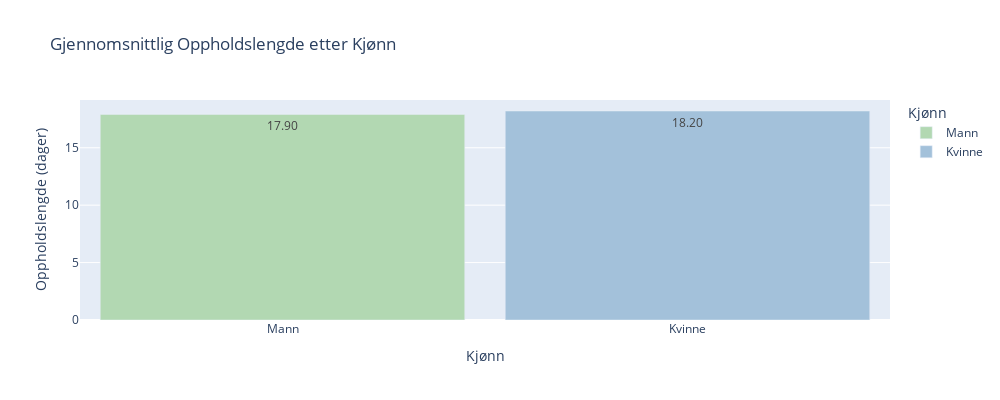

Notebook code for this chart:
### Code cell
#Gjennomsnittlig oppholdslengde etter kjønn.

combined_df = X_train.copy()
combined_df['oppholdslengde'] = y_train

# Beregn gjennomsnittlig oppholdslengde etter kjønn.
opphold_by_gender = combined_df.groupby(['kjønn_female']).agg({'oppholdslengde': 'mean'}).reset_index()
opphold_by_gender['Kjønn'] = opphold_by_gender['kjønn_female'].map({1: 'Kvinne', 0: 'Mann'})
opphold_by_gender['Gjennomsnittlig Oppholdslengde (dager)'] = round(opphold_by_gender['oppholdslengde'], 1)

# Visualiser som en barplot.
fig1 = px.bar(opphold_by_gender, 
              x='Kjønn', 
              y='Gjennomsnittlig Oppholdslengde (dager)',
              title='Gjennomsnittlig Oppholdslengde etter Kjønn',
              labels={'Gjennomsnittlig Oppholdslengde (dager)': 'Oppholdslengde (dager)', 'Kjønn': 'Kjønn'},
              color='Kjønn',
              color_discrete_map={"Kvinne": "#A3C1DA", "Mann": "#B2D8B2"},
              text='Gjennomsnittlig Oppholdslengde (dager)', 
              width=1000, height = 400)


fig1.update_traces(texttemplate='%{text:.2f}', textposition='inside')

fig1.update_layout(bargap=0.1)
fig1.show()

### Figure 1 — Plotly figure (JSON) as saved in the notebook; plotly's stock layout.template omitted (floating-point values rounded to 4 significant figures)
{"data": [{"alignmentgroup": "True", "hovertemplate": "Kjønn=%{x}<br>Oppholdslengde (dager)=%{text}<extra></extra>", "legendgroup": "Mann", "marker": {"color": "#B2D8B2", "pattern": {"shape": ""}}, "name": "Mann", "offsetgroup": "Mann", "orientation": "v", "showlegend": true, "text": [17.9], "textposition": "inside", "texttemplate": "%{text:.2f}", "type": "bar", "x": ["Mann"], "xaxis": "x", "y": [17.9], "yaxis": "y"}, {"alignmentgroup": "True", "hovertemplate": "Kjønn=%{x}<br>Oppholdslengde (dager)=%{text}<extra></extra>", "legendgroup": "Kvinne", "marker": {"color": "#A3C1DA", "pattern": {"shape": ""}}, "name": "Kvinne", "offsetgroup": "Kvinne", "orientation": "v", "showlegend": true, "text": [18.2], "textposition": "inside", "texttemplate": "%{text:.2f}", "type": "bar", "x": ["Kvinne"], "xaxis": "x", "y": [18.2], "yaxis": "y"}], "layout": {"bargap": 0.1, "barmode": "relative", "height": 400, "legend": {"title": {"text": "Kjønn"}, "tracegroupgap": 0}, "title": {"text": "Gjennomsnittlig Oppholdslengde etter Kjønn"}, "width": 1000, "xaxis": {"anchor": "y", "categoryarray": ["Mann", "Kvinne"], "categoryorder": "array", "domain": [0, 1], "title": {"text": "Kjønn"}}, "yaxis": {"anchor": "x", "domain": [0, 1], "title": {"text": "Oppholdslengde (dager)"}}}}
